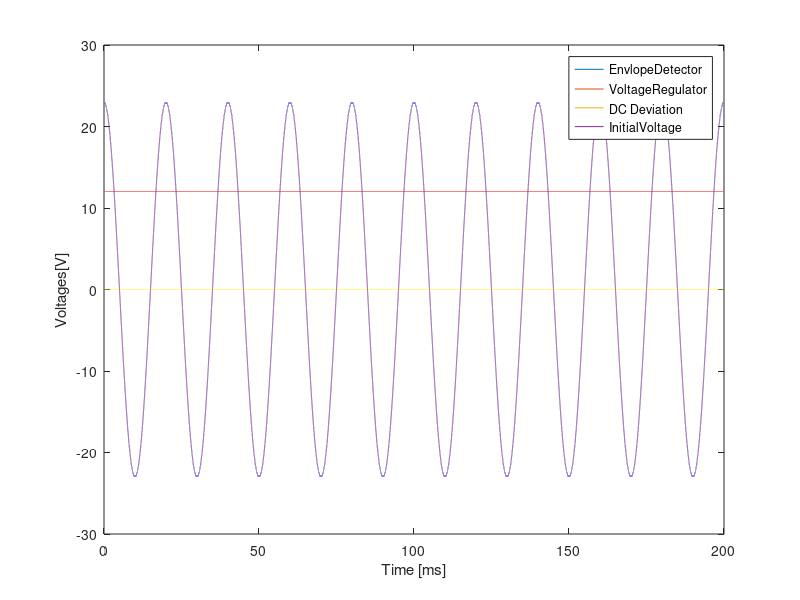
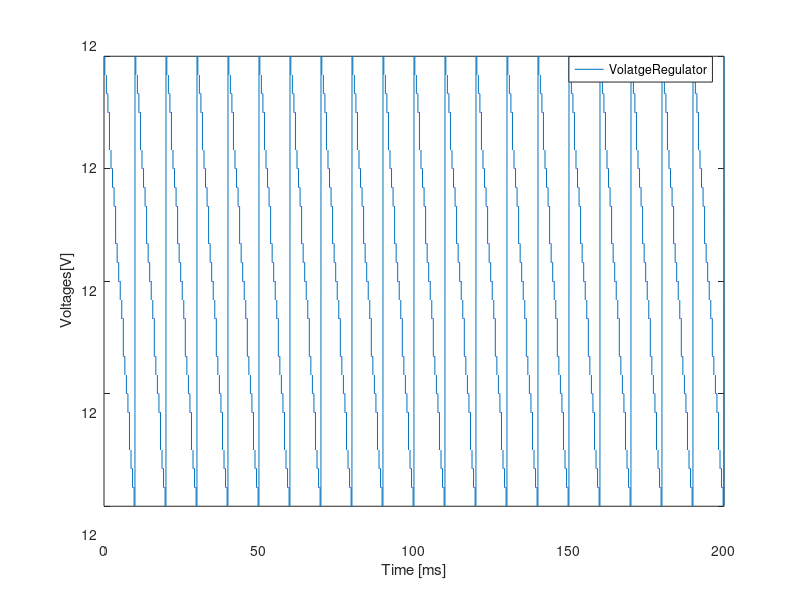
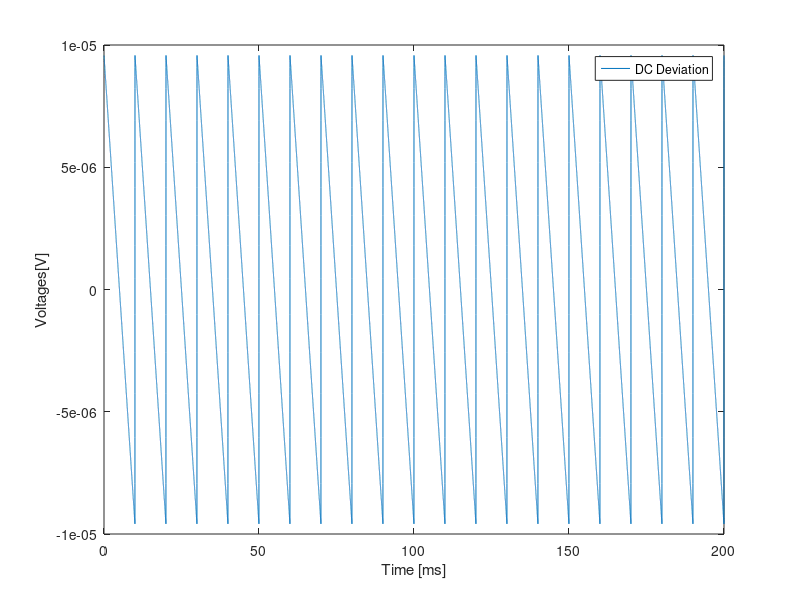
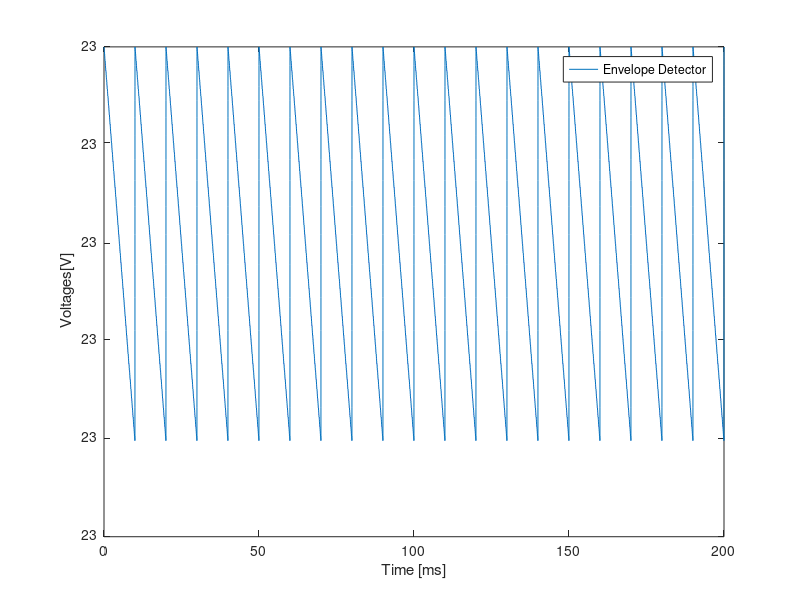

These figures' MATLAB source, in order:
close all;
clear all;

format long;

Vd = 0.6;
eta = 1;
fq = 50;
I_sat = 1e-14;
t_ratio = 10;
ndiode= 22;
Vs = 230;
R1 = 98437;
C = 0.0073476945;
Vt = 0.025;
w = 2*pi*fq;
T = 1/(2*fq);
toff = (1/4)*T;


R2 = ((230/t_ratio)-12)/(I_sat*(exp(12/(eta*Vt*ndiode))-1));


for k = 1:20
  func = (Vs/t_ratio)*C*w*sin(w*toff) - (1/R1)*(Vs/t_ratio)*cos(w*toff) - I_sat*(exp(12/(eta*Vt*ndiode))-1);
  funcd = (Vs/t_ratio)*C*(w^2)*cos(w*toff)+(1/R1)*(Vs/t_ratio)*w*sin(w*toff);
  toff = toff - (func/funcd);
endfor

ton = (3/4)*T;

Req = 1/((1/R1)+(1/R2));

for k = 1:20
  func = (Vs/t_ratio)*cos(w*ton)+(Vs/t_ratio)*cos(w*toff)*exp(-(1/(Req*C))*(ton-toff));
  funcd = -w*(Vs/t_ratio)*sin(w*ton)-(Vs/t_ratio)*cos(w*toff)*(1/(Req*C))*exp(-(1/(Req*C))*(ton-toff));
  ton = ton - (func/funcd);
endfor

t = 0:(1e-6):0.2;

tlength = length(t);

venvelope = ones(1, tlength);

for j = 1:tlength
  if t(j) <= toff
    venvelope(j) = abs((230/t_ratio)*cos(w*t(j)));
  else
    if t(j)<=ton
      venvelope(j) = (230/t_ratio)*abs(cos(w*toff))*exp(-(1/(Req*C))*(t(j)-toff));
    else
      toff = toff + T;
      ton = ton + T;
      if t(j)<=toff
        venvelope(j) = abs((230/t_ratio)*cos(w*t(j)));
      else
        if t(j)<=ton
          venvelope(j) = (230/t_ratio)*abs(cos(w*toff))*exp(-(1/(Req*C))*(t(j)-toff));
        endif
      endif
    endif
  endif
endfor



venvelopeDC = mean(venvelope);
ripple_venvelope = max(venvelope) - min(venvelope);
vcentroenvelope = (ripple_venvelope/2) + min(venvelope);

printf ("Envelope_Detector_Values_TAB\n");
printf ("Ripple = %e\n", ripple_venvelope);
printf ("Average = %e\n", venvelopeDC);
printf ("Envelope_Detector_Values_END\n");

rdiode = (eta*Vt)/(I_sat*exp((12/ndiode)/(eta*Vt)));
vregulatedAC  = ((ndiode*rdiode)/(ndiode*rdiode + R2))*(venvelope - venvelopeDC);

if vcentroenvelope >= 12
    vregulatedDC = 12;
else
    vregulatedDC = vcentroenvelope;
endif

vregulated = vregulatedAC + vregulatedDC;

average = mean(vregulated);

ripple = max(vregulated) - min(vregulated);

printf ("Voltage_Regulator_Values_TAB\n");
printf ("Ripple = %e\n", ripple);
printf ("Average = %e\n", average);
printf ("Voltage_Regulator_Values_END\n");

V_i = (230/t_ratio)*cos(w*t);
Deviation = vregulated - 12;


MainPlot = figure();
plot(t*1000,venvelope);
hold on
plot(t*1000,vregulated);
plot(t*1000, Deviation);
plot(t*1000, V_i);
legend('EnvlopeDetector','VoltageRegulator','DC Deviation','InitialVoltage');
xlabel ("Time [ms]");
ylabel ("Voltages[V]");
hold off
print(MainPlot, "MainPlot.eps", "-depsc");

VoltageRegulator = figure();
plot(t*1000, vregulated);
legend('VolatgeRegulator');
xlabel ("Time [ms]");
ylabel ("Voltages[V]");
print(VoltageRegulator, "VoltageRegulator.eps", "-depsc");

DCDeviation = figure();
plot(t*1000, Deviation);
legend('DC Deviation');
xlabel ("Time [ms]");
ylabel ("Voltages[V]");
print(DCDeviation, "DCDeviation.eps", "-depsc");

EnvelopeDetector = figure();
plot(t*1000, venvelope);
legend('Envelope Detector');
xlabel ("Time [ms]");
ylabel ("Voltages[V]");
print(EnvelopeDetector, "EnvelopeDetector.eps", "-depsc");
